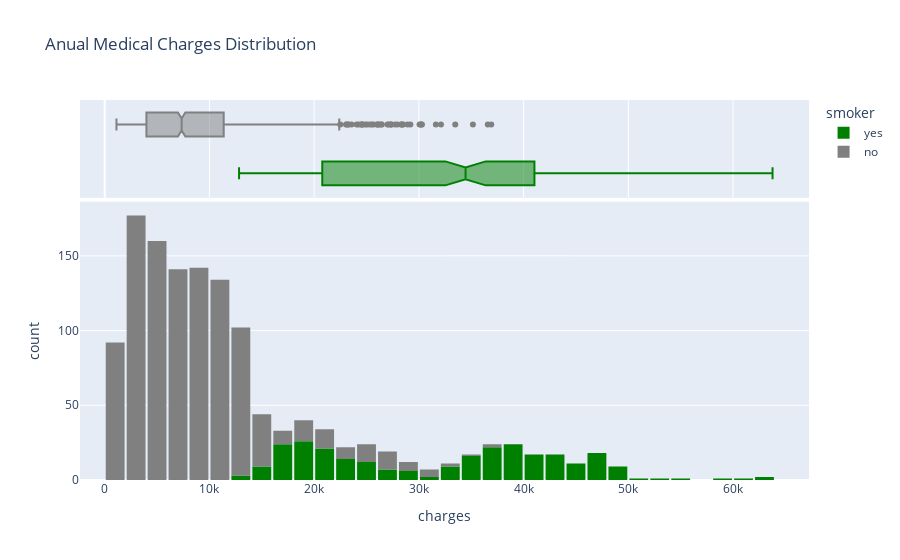

Notebook source saved alongside this figure:
### Code cell
fig = px.histogram(df,
                   x = 'charges',
                   title='Anual Medical Charges Distribution',
                   marginal='box',
                   color = 'smoker',
                   color_discrete_sequence=['green', 'grey'])
fig.update_layout(bargap=0.1)
fig.show()

### Figure 1 — Plotly figure (JSON) as saved in the notebook; plotly's stock layout.template omitted (floating-point values rounded to 4 significant figures; data arrays with more than 128 entries replaced by an {"elided": "..."} marker saying what was removed)
{"data": [{"alignmentgroup": "True", "bingroup": "x", "hovertemplate": "smoker=yes<br>charges=%{x}<br>count=%{y}<extra></extra>", "legendgroup": "yes", "marker": {"color": "green", "pattern": {"shape": ""}}, "name": "yes", "offsetgroup": "yes", "orientation": "v", "showlegend": true, "type": "histogram", "x": {"elided": "274 float values"}, "xaxis": "x", "yaxis": "y"}, {"alignmentgroup": "True", "hovertemplate": "smoker=yes<br>charges=%{x}<extra></extra>", "legendgroup": "yes", "marker": {"color": "green"}, "name": "yes", "notched": true, "offsetgroup": "yes", "showlegend": false, "type": "box", "x": {"elided": "274 float values"}, "xaxis": "x2", "yaxis": "y2"}, {"alignmentgroup": "True", "bingroup": "x", "hovertemplate": "smoker=no<br>charges=%{x}<br>count=%{y}<extra></extra>", "legendgroup": "no", "marker": {"color": "grey", "pattern": {"shape": ""}}, "name": "no", "offsetgroup": "no", "orientation": "v", "showlegend": true, "type": "histogram", "x": {"elided": "1064 float values"}, "xaxis": "x", "yaxis": "y"}, {"alignmentgroup": "True", "hovertemplate": "smoker=no<br>charges=%{x}<extra></extra>", "legendgroup": "no", "marker": {"color": "grey"}, "name": "no", "notched": true, "offsetgroup": "no", "showlegend": false, "type": "box", "x": {"elided": "1064 float values"}, "xaxis": "x2", "yaxis": "y2"}], "layout": {"bargap": 0.1, "barmode": "relative", "legend": {"title": {"text": "smoker"}, "tracegroupgap": 0}, "title": {"text": "Anual Medical Charges Distribution"}, "xaxis": {"anchor": "y", "domain": [0, 1], "title": {"text": "charges"}}, "xaxis2": {"anchor": "y2", "domain": [0, 1], "matches": "x", "showgrid": true, "showticklabels": false}, "yaxis": {"anchor": "x", "domain": [0, 0.7326], "title": {"text": "count"}}, "yaxis2": {"anchor": "x2", "domain": [0.7426, 1], "matches": "y2", "showgrid": false, "showline": false, "showticklabels": false, "ticks": ""}}}
